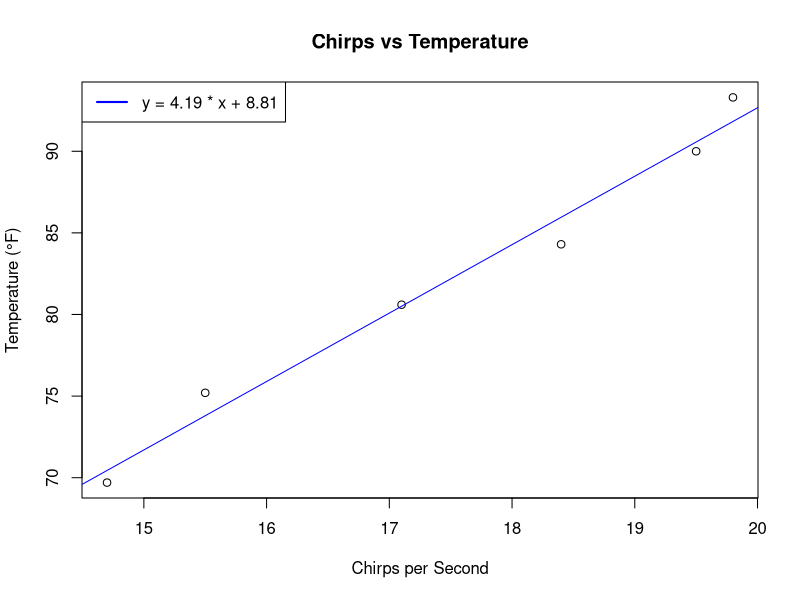
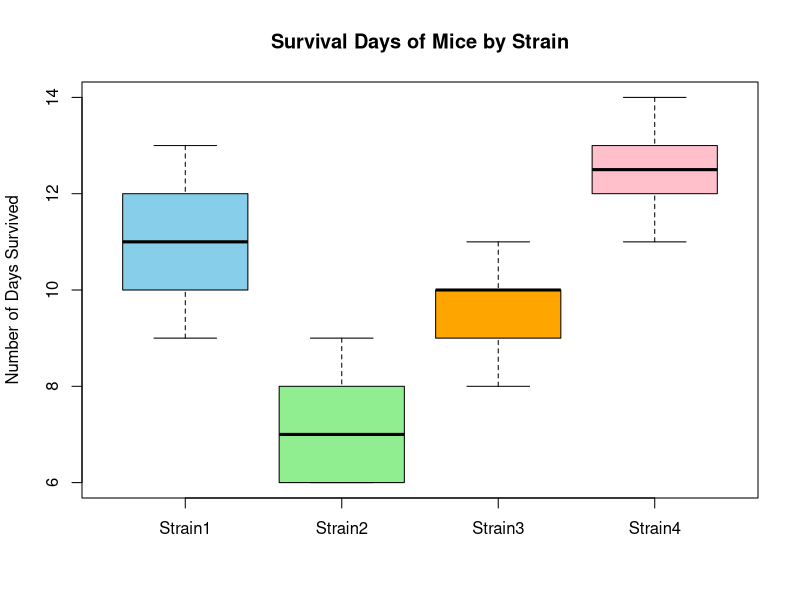

The R script that drew these images, in order:
# 1.
# (a) Cardiac output (liters/minute) was measured by thermodilution in a random sample of 15 post cardiac surgical patients in the left lateral position. The results were as follows:
#   
#   4.91, 4.10, 6.74, 7.27, 7.42, 7.50, 6.56, 4.64, 5.98, 3.14, 3.23, 5.80, 6.17, 5.39, 5.77
# 
# We wish to know if we can conclude on the basis of this data that the population mean is different from 5.2. Write an R script to perform appropriate t-test for testing the hypothesis. Print the statistic value, p-value of the test and conclusions on the screen.
# [5 marks]

# Cardiac output data
cardiac_output <- c(4.91, 4.10, 6.74, 7.27, 7.42, 7.50, 6.56, 4.64, 5.98, 3.14, 3.23, 5.80, 6.17, 5.39, 5.77)

# Perform one-sample t-test
result <- t.test(cardiac_output, mu = 5.2)

# Print results
print(result)
cat("Conclusion: ", ifelse(result$p.value < 0.05, "Reject Null Hypothesis", "Fail to Reject Null Hypothesis"), "\n")

# (b) For the above data, write an R-script to compute a 90% Confidence Interval and print the results.
# [5 marks]
# 
# R-script name: Question-1.r
# 

# Compute 90% confidence interval
result_90 <- t.test(cardiac_output, mu = 5.2, conf.level = 0.90)

# Print the 90% confidence interval
print(result_90$conf.int)

# 
# 2.
# Drug A was prescribed for a random sample of 12 patients complaining of insomnia. An independent random sample of 16 patients with the same complaint received Drug B. The number of hours of sleep experienced during the second night after treatment began were as follows:
#   
#   Drug A:
#   3.5, 5.7, 3.4, 6.9, 17.8, 3.8, 3.0, 6.4, 6.8, 3.6, 6.9, 5.7
# 
# Drug B:
#   4.5, 11.7, 10.8, 4.5, 6.3, 3.8, 6.2, 6.6, 7.1, 6.4, 4.5, 5.1, 3.2, 4.7, 4.5, 3.0
# 
# (a) Assuming both the populations follow Gaussian distributions with unknown and equal means, write an R script to perform a two-sample Student’s t-test to check for the equality of the populations means. Take α = 0.05 for accepting or rejecting the null hypothesis. Print the value of the t-statistic and the p-value of the test. Also, print the conclusion of the test in a line.
# [5 marks]

# Data for Drug A and Drug B
drugA <- c(3.5, 5.7, 3.4, 6.9, 17.8, 3.8, 3.0, 6.4, 6.8, 3.6, 6.9, 5.7)
drugB <- c(4.5, 11.7, 10.8, 4.5, 6.3, 3.8, 6.2, 6.6, 7.1, 6.4, 4.5, 5.1, 3.2, 4.7, 4.5, 3.0)

# Perform two-sample Student's t-test (equal variances)
result_ttest <- t.test(drugA, drugB, var.equal = TRUE)

# Print results
print(result_ttest)
cat("Conclusion: ", ifelse(result_ttest$p.value < 0.05, "Reject Null Hypothesis", "Fail to Reject Null Hypothesis"), "\n")


# 
# (ii) For the same data above, perform a two-sample Welch’s t-test to check for the equality of population means, and print the results. Comment on whether both the test yields similar results.
# [5 marks]

# Perform two-sample Welch's t-test (unequal variances)
result_welch <- t.test(drugA, drugB)

# Print results
print(result_welch)
cat("Conclusion: ", ifelse(result_welch$p.value < 0.05, "Reject Null Hypothesis", "Fail to Reject Null Hypothesis"), "\n")


# 
# 3.
# The following data shows the relationship between chirps per second of a striped ground cricket and the corresponding ground temperature measured in a forest.
# 
# Chirps/second	14.7	19.8	18.4	17.1	15.5	19.5
# Temperature(°F)	69.7	93.3	84.3	80.6	75.2	90.0
# Fit a least square regression line to this data by treating ground temperature as the independent variable.
# 
# Print the values of slope and intercepts as legends on the plot.
# [10 marks]

# Data
chirps <- c(14.7, 19.8, 18.4, 17.1, 15.5, 19.5)
temperature <- c(69.7, 93.3, 84.3, 80.6, 75.2, 90.0)

# Linear regression model
model <- lm(temperature ~ chirps)

# Print slope and intercept
coefficients <- coef(model)
cat("Intercept:", coefficients[1], "Slope:", coefficients[2], "\n")

# Plot with regression line
plot(chirps, temperature, main="Chirps vs Temperature", xlab="Chirps per Second", ylab="Temperature (°F)")
abline(model, col="blue")
legend("topleft", legend=paste("y =", round(coefficients[2],2), "* x +", round(coefficients[1],2)), col="blue", lwd=2)

# 
# 4.
# (a) A group of mice was injected with 4 strains of some organism to observe the number of days each mouse survived. The results are presented here:
#   
#   Strain 1: 11, 10, 9, 12, 13, 11
# 
# Strain 2: 7, 8, 9, 7, 6, 6
# 
# Strain 3: 9, 8, 10, 11, 10, 10
# 
# Strain 4: 12, 11, 13, 14, 12, 13
# 
# Write an R script to perform a one-way ANOVA to find whether the mean effect of the 4 different strains is the same. Let α = 0.04 for the test.
# 
# Print the following information on the screen:
#   (i) Statement of null hypothesis
# (ii) Value of F-statistics
# (iii) p-value of the test
# (iv) Conclusion of the test in a line
# [7 marks]

# Data
strain1 <- c(11, 10, 9, 12, 13, 11)
strain2 <- c(7, 8, 9, 7, 6, 6)
strain3 <- c(9, 8, 10, 11, 10, 10)
strain4 <- c(12, 11, 13, 14, 12, 13)

# Combine into data frame
days <- c(strain1, strain2, strain3, strain4)
strain <- factor(rep(c("Strain1", "Strain2", "Strain3", "Strain4"), each=6))

# Perform ANOVA
anova_result <- aov(days ~ strain)

# Print results
summary_result <- summary(anova_result)
print(summary_result)

# Extract p-value
p_value <- summary_result[[1]][["Pr(>F)"]][1]

# Output conclusion
cat("Null Hypothesis: The mean survival days are the same across strains.\n")
cat("F-Statistic:", summary_result[[1]][["F value"]][1], "\n")
cat("p-value:", p_value, "\n")
cat("Conclusion: ", ifelse(p_value < 0.04, "Reject Null Hypothesis", "Fail to Reject Null Hypothesis"), "\n")



# Boxplot
boxplot(strain1, strain2, strain3, strain4,
        names=c("Strain1", "Strain2", "Strain3", "Strain4"),
        main="Survival Days of Mice by Strain",
        ylab="Number of Days Survived",
        col=c("skyblue","lightgreen","orange","pink"))
